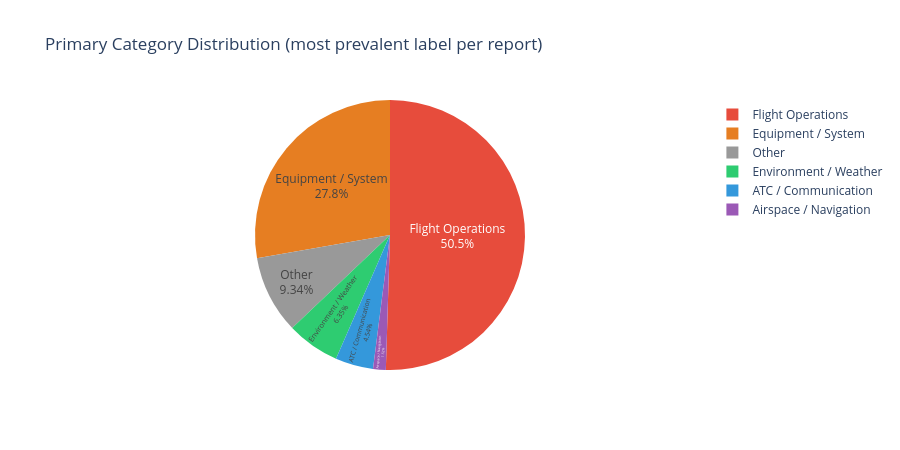

Notebook code for this chart:
### Markdown cell above
## 5. Primary Category Distribution (Pie)

### Code cell
primary_counts = cats["primary_category"].value_counts().reset_index()
primary_counts.columns = ["category", "count"]
primary_counts["display"] = primary_counts["category"].map(LABEL_DISPLAY).fillna(primary_counts["category"])
primary_counts["color"]   = primary_counts["category"].map(LABEL_COLORS).fillna("#999")

fig = px.pie(
    primary_counts,
    names="display",
    values="count",
    color="display",
    color_discrete_sequence=primary_counts["color"].tolist(),
    title="Primary Category Distribution (most prevalent label per report)",
)
fig.update_traces(textposition="inside", textinfo="percent+label")
fig.update_layout(height=450)
fig.show()

### Figure 1 — Plotly figure (JSON) as saved in the notebook; plotly's stock layout.template omitted (floating-point values rounded to 4 significant figures)
{"data": [{"customdata": [["Flight Operations"], ["Equipment / System"], ["Other"], ["Environment / Weather"], ["ATC / Communication"], ["Airspace / Navigation"]], "domain": {"x": [0, 1], "y": [0, 1]}, "hovertemplate": "display=%{customdata[0]}<br>count=%{value}<extra></extra>", "labels": ["Flight Operations", "Equipment / System", "Other", "Environment / Weather", "ATC / Communication", "Airspace / Navigation"], "legendgroup": "", "marker": {"colors": ["#e74c3c", "#e67e22", "#999", "#2ecc71", "#3498db", "#9b59b6"]}, "name": "", "showlegend": true, "textinfo": "percent+label", "textposition": "inside", "type": "pie", "values": [19517, 10731, 3611, 2455, 1754, 587]}], "layout": {"height": 450, "legend": {"tracegroupgap": 0}, "piecolorway": ["#e74c3c", "#e67e22", "#999", "#2ecc71", "#3498db", "#9b59b6"], "title": {"text": "Primary Category Distribution (most prevalent label per report)"}}}
